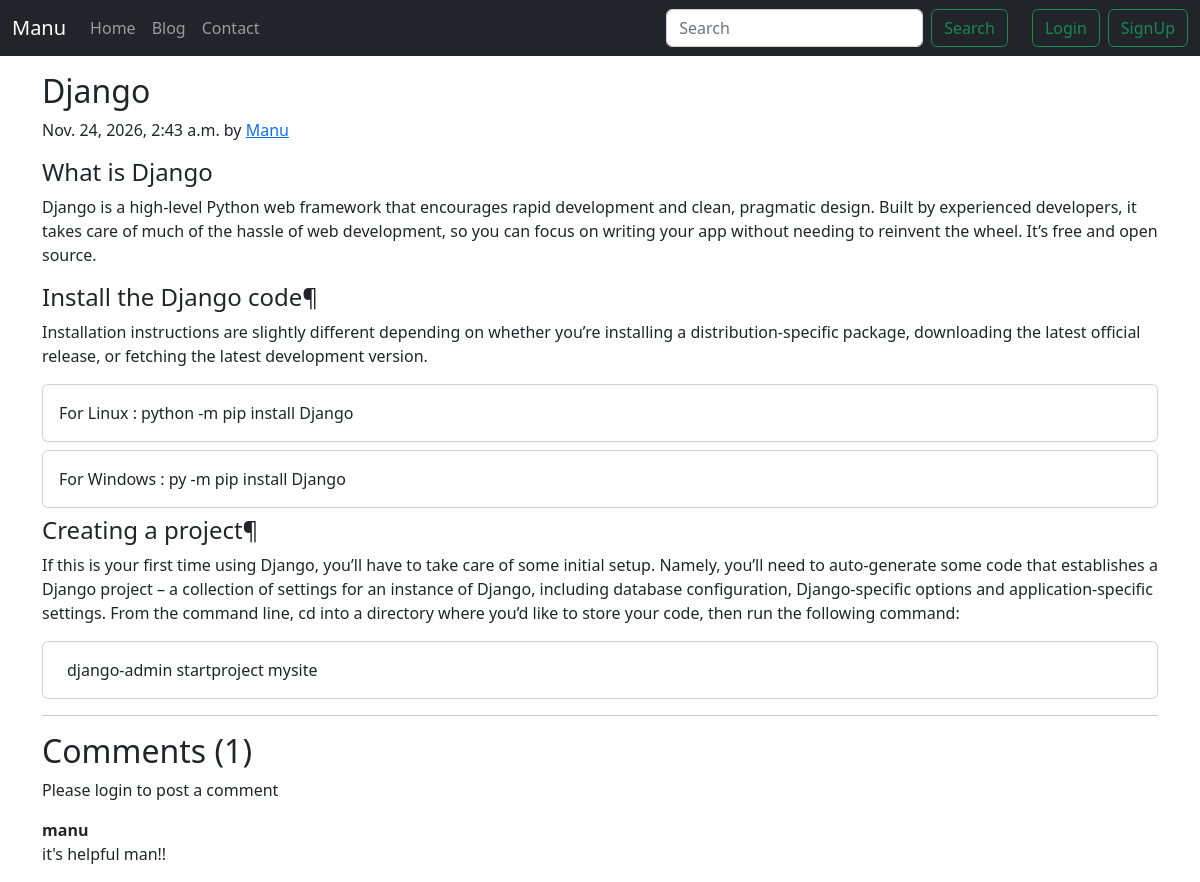
Screenshot of /blog/django-post with the database file from the repository.
### blog/models.py (models this page shows, shortened)
class Post(models.Model):
    sno = models.AutoField(primary_key=True)
    title = models.CharField(max_length=255)
    author = models.CharField(max_length=100)
    slug = models.CharField(max_length=100)
    content = models.TextField()
    datime = models.DateTimeField(default=now)

class BlogComment(models.Model):
    sno= models.AutoField(primary_key=True)
    comment=models.TextField()
    user=models.ForeignKey(User, on_delete=models.CASCADE)
    post=models.ForeignKey(Post, on_delete=models.CASCADE)
    parent=models.ForeignKey('self',on_delete=models.CASCADE, null=True )
    timestamp= models.DateTimeField(default=now)

### blog/views.py (the view)
# urls.py: path('<str:slug>', views.blogPost, name='blogPost')
def blogPost(request, slug):
    post=Post.objects.filter(slug=slug).first()
    comments= BlogComment.objects.filter(post=post, parent=None)
    replies= BlogComment.objects.filter(post=post).exclude(parent=None)
    replyDict={}
    for reply in replies:
        if reply.parent.sno not in replyDict.keys():
            replyDict[reply.parent.sno]=[reply]
        else:
            replyDict[reply.parent.sno].append(reply)
    context={'post':post, 'comments': comments, 'user': request.user, 'replyDict': replyDict}
    return render(request, "blog/blogPost.html", context)

### templates/blog/blogPost.html (shortened to what this page needs)
{% extends 'base.html' %}
{% block body %}
{% load humanize %}
{% load extras %}
<div class="container my-3">
    <h2 class="blog-post-title">{{post.title}}</h2>
    <p class="blog-post-meta">{{post.datime.now}} by <a href="/about">{{post.author}}</a></p>
    <p>{{post.content|safe}}</p>
    <hr>
</div>
<div class="container">
    <h2> Comments ({{comments.count}}) </h2>
    <div class="my-2">
        {% if user.is_authenticated %}
        <form action="/blog/postComment" method="post">
            {% csrf_token %}
            <div class="form-group my-2">
                <label for="exampleInputEmail1">Post Comment </label>
                <input type="text" class="form-control" name="comment" placeholder="Enter comment here">
            </div>
            <input type="hidden" name="postSno" value="{{post.sno}}">
            <input type="hidden" name="parentSno" value="">
            <button type="submit" class="btn btn-primary">Submit</button>
        </form>
        {% else %}
        Please login to post a comment
        {% endif %}
    </div>
    {% for comment in comments %}
    <div class="row my-3">
        <div class="col-md-11 ">
        <b> {{comment.user.username}}  <span class="badge badge-secondary ">{{comment.timestamp}}</span> </b>
        <br>{{comment.comment}}</br>
        </div>
    </div>
    {% endfor %}
</div>
{% endblock %}

### templates/base.html (shortened to what this page needs)
<!doctype html>
<html lang="en">
<head>
  <link href="https://cdn.jsdelivr.net/npm/bootstrap@5.2.0-beta1/dist/css/bootstrap.min.css" rel="stylesheet"
>
</head>
<body>
  <nav class="navbar navbar-expand-lg navbar-dark bg-dark">
    <div class="container-fluid">
      <a class="navbar-brand" href="/">Manu</a>
      <div class="collapse navbar-collapse" id="navbarTogglerDemo02">
        <ul class="navbar-nav me-auto mb-2 mb-lg-0">
          <li class="nav-item">
            <a class="nav-link {% block homeactive %}{% endblock homeactive %}" aria-current="page" href="/">Home</a>
          </li>
          <li class="nav-item">
            <a class="nav-link {% block blogactive %}{% endblock blogactive %}" href="/blog">Blog</a>
          </li>
          <li class="nav-item">
            <a class="nav-link {% block contactactive %}{% endblock contactactive %}" href="/contact">Contact</a>
          </li>
        </ul>
          <form method="get" action="/search" class="d-flex" role="search">
            <input class="form-control ml-auto me-2" type="search" placeholder="Search" name="query" id="query"
              aria-label="Search">
            <button class="btn btn-outline-success " type="submit">Search</button>
          </form>
          {% if user.is_authenticated %}
          <ul class="navbar-nav ml-auto">
            <li class="nav-item dropdown">
              <a class="nav-link dropdown-toggle" href="#" id="navbarDropdown" role="button" data-bs-toggle="dropdown"
                aria-expanded="false">
                Welcome {{request.user}}
              </a>
              <ul class="dropdown-menu" aria-labelledby="navbarDropdown">
                <li><a class="dropdown-item" href="/logout">Logout</a></li>
              </ul>
            </li>
          </ul>
          {% else %}
          <button type="button" class="btn btn-outline-success me-2 mx-4" data-bs-toggle="modal"
            data-bs-target="#loginModal">
            Login
          </button>
          <button type="button" class="btn btn-outline-success" data-bs-toggle="modal" data-bs-target="#signupModal">
            SignUp
          </button>
        {% endif %}
      </div>
    </div>
  </nav>
  {% block body %}
  {% endblock body %}
</body>
</html>

### rows the page displays
Post: title "Django", datime.now "Nov. 24, 2026, 2:43 a.m.", author "Manu", content "What is Django Django is a high-level Python web framework that encourages rapid development and clean, pragmatic design. Built by experienced developers, it takes care of much of the hassle of web development, so you can focus on writing your app without needing to reinvent the wheel. It’s free and open source. Install the Django code¶ Installation instructions are slightly different depending on whether you’re installing a distribution-specific package, downloading the latest official release, or fetching the latest development version. For Linux : python -m pip install Django For Windows : py -m pip install Django Creating a project¶ If this is your first time using Django, you’ll have…"
BlogComment: user.username "manu", comment "it's helpful man!!"

### other values shown
{{ comments.count }} "1"
